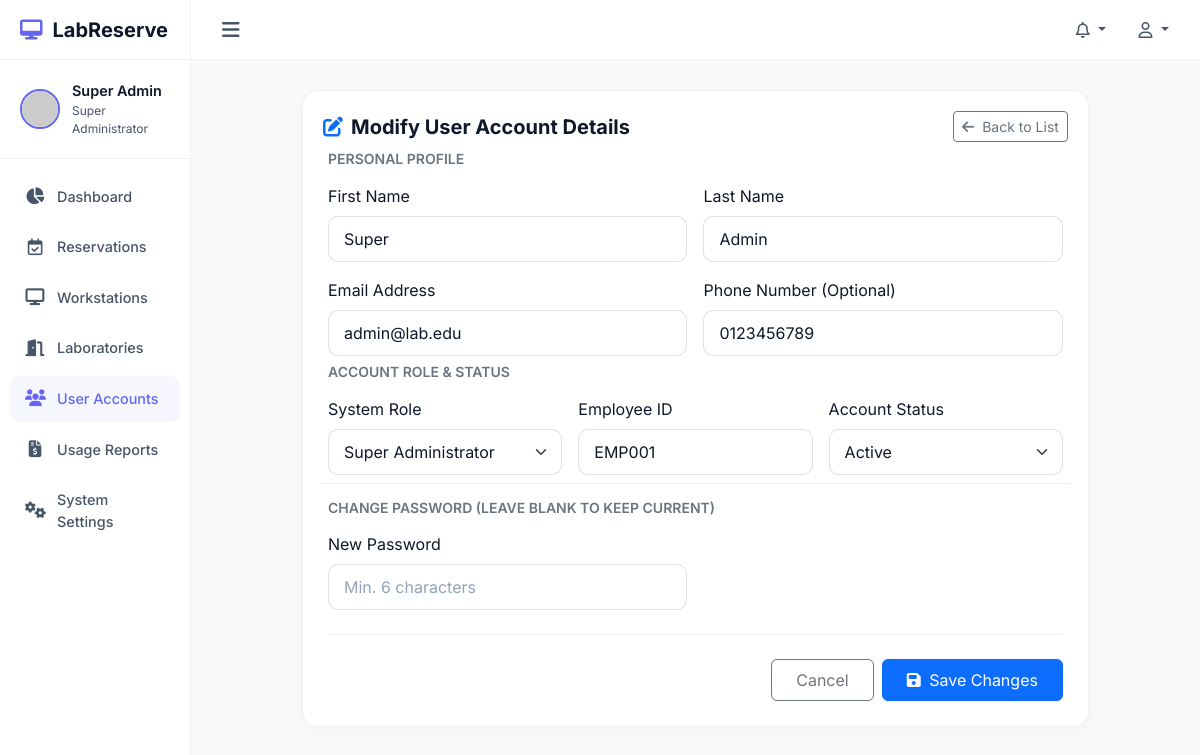
Page /users/edit/1 (signed in) on the committed database.
### tables this page shows
CREATE TABLE `users` (
    `id` INT AUTO_INCREMENT PRIMARY KEY,
    `student_id` VARCHAR(50) NULL UNIQUE,
    `employee_id` VARCHAR(50) NULL UNIQUE,
    `first_name` VARCHAR(100) NOT NULL,
    `last_name` VARCHAR(100) NOT NULL,
    `email` VARCHAR(150) NOT NULL UNIQUE,
    `phone_number` VARCHAR(20) NULL,
    `password_hash` VARCHAR(255) NOT NULL,
    `role_id` INT NOT NULL,
    `status` ENUM('active', 'inactive', 'suspended') DEFAULT 'active',
    `remember_token` VARCHAR(255) NULL,
    `reset_token` VARCHAR(255) NULL,
    `reset_token_expires_at` DATETIME NULL,
    `created_at` TIMESTAMP DEFAULT CURRENT_TIMESTAMP,
    `updated_at` TIMESTAMP DEFAULT CURRENT_TIMESTAMP ON UPDATE CURRENT_TIMESTAMP,
    FOREIGN KEY (`role_id`) REFERENCES `roles` (`id`),
    INDEX `idx_user_email` (`email`),
    INDEX `idx_user_role` (`role_id`)
);

CREATE TABLE `roles` (
    `id` INT AUTO_INCREMENT PRIMARY KEY,
    `name` VARCHAR(50) NOT NULL UNIQUE,
    `description` VARCHAR(255) NULL,
    `created_at` TIMESTAMP DEFAULT CURRENT_TIMESTAMP,
    `updated_at` TIMESTAMP DEFAULT CURRENT_TIMESTAMP ON UPDATE CURRENT_TIMESTAMP
);

### views/users/edit.php (the view, shortened to what the rows shown need)
<div class="row justify-content-center">
    <div class="col-lg-10">
        <div class="card mb-4">
            <div class="card-header border-0 pb-0">
                <h5 class="fw-bold m-0"><i class="fa-solid fa-pen-to-square text-primary me-2"></i>Modify User Account Details</h5>
                <a href="/users" class="btn btn-outline-secondary btn-sm"><i class="fa-solid fa-arrow-left me-1"></i> Back to List</a>
            </div>
            <div class="card-body">
                <?php $errors = session()->getFlash('errors', []); ?>
                <form action="/users/update/<?= $targetUser['id'] ?>" method="POST">
                    <div class="row g-3 mb-4">
                        <h6 class="text-secondary small text-uppercase fw-semibold m-0">Personal Profile</h6>
                        <div class="col-md-6">
                            <label for="first_name" class="form-label">First Name</label>
                            <input type="text" class="form-control <?= isset($errors['first_name']) ? 'is-invalid' : '' ?>" id="first_name" name="first_name" value="<?= esc($targetUser['first_name']) ?>" required>
                        </div>
                        <div class="col-md-6">
                            <label for="last_name" class="form-label">Last Name</label>
                            <input type="text" class="form-control <?= isset($errors['last_name']) ? 'is-invalid' : '' ?>" id="last_name" name="last_name" value="<?= esc($targetUser['last_name']) ?>" required>
                        </div>
                        <div class="col-md-6">
                            <label for="email" class="form-label">Email Address</label>
                            <input type="email" class="form-control <?= isset($errors['email']) ? 'is-invalid' : '' ?>" id="email" name="email" value="<?= esc($targetUser['email']) ?>" required>
                        </div>
                        <div class="col-md-6">
                            <label for="phone_number" class="form-label">Phone Number (Optional)</label>
                            <input type="text" class="form-control" id="phone_number" name="phone_number" value="<?= esc($targetUser['phone_number']) ?>">
                        </div>
                    </div>
                    <div class="row g-3 mb-4">
                        <h6 class="text-secondary small text-uppercase fw-semibold m-0">Account Role & Status</h6>
                        <div class="col-md-4">
                            <label for="role_id" class="form-label">System Role</label>
                            <select class="form-select <?= isset($errors['role_id']) ? 'is-invalid' : '' ?>" id="role_id" name="role_id" required>
                                <?php foreach ($roles as $r): ?>
                                    <option value="<?= $r['id'] ?>" <?= $targetUser['role_id'] == $r['id'] ? 'selected' : '' ?>><?= esc($r['name']) ?></option>
                                <?php endforeach; ?>
                            </select>
                        </div>
                        <div class="col-md-4" id="employee-id-wrapper" style="display: none;">
                            <label for="employee_id" class="form-label">Employee ID</label>
                            <input type="text" class="form-control <?= isset($errors['employee_id']) ? 'is-invalid' : '' ?>" id="employee_id" name="employee_id" value="<?= esc($targetUser['employee_id']) ?>">
                        </div>
                        <div class="col-md-4">
                            <label for="status" class="form-label">Account Status</label>
                            <select class="form-select" id="status" name="status">
                                <option value="active" <?= $targetUser['status'] === 'active' ? 'selected' : '' ?>>Active</option>
                            </select>
                        </div>
                    </div>
                    <div class="row g-3 mb-4 border-top border-secondary border-opacity-10 pt-3">
                        <h6 class="text-secondary small text-uppercase fw-semibold m-0">Change Password (Leave blank to keep current)</h6>
                        <div class="col-md-6">
                            <label for="password" class="form-label">New Password</label>
                            <input type="password" class="form-control" id="password" name="password" placeholder="Min. 6 characters">
                        </div>
                    </div>
                    <div class="d-flex justify-content-end gap-2 border-top border-secondary border-opacity-10 pt-4">
                        <a href="/users" class="btn btn-outline-secondary px-4 py-2">Cancel</a>
                        <button type="submit" class="btn btn-primary px-4 py-2"><i class="fa-solid fa-save me-1"></i> Save Changes</button>
                    </div>
                </form>
            </div>
        </div>
    </div>
</div>

### app/Core/Router.php (shortened to what the rows shown need)
<?php
class Router {
    protected array $routes = [];
    public function add(string $method, string $path, array|callable $handler, array $middlewares = []): void {
        $pattern = preg_replace('/\{[a-zA-Z0-9_]+\}/', '([^/]+)', $path);
        $pattern = '#^' . trim($pattern, '/') . '$#';
        $this->routes[] = [
            'method'      => strtoupper($method),
            'pattern'     => $pattern,
            'handler'     => $handler,
            'middlewares' => $middlewares,
            'original'    => $path
        ];
    }
    public function resolve(Request $request): void {
        $path = trim($request->getPath(), '/');
        $method = $request->getMethod();
        foreach ($this->routes as $route) {
            if ($route['method'] === $method && preg_match($route['pattern'], $path, $matches)) {
                array_shift($matches);
                $handler = $route['handler'];
                if (is_array($handler)) {
                    [$controllerClass, $action] = $handler;
                    if (class_exists($controllerClass)) {
                        $controller = new $controllerClass();
                        if (method_exists($controller, $action)) {
                            call_user_func_array([$controller, $action], array_merge([$request], $matches));
                            return;
                        }
                    }
                }
                return;
            }
        }
    }
}

### views/layouts/main.php (shortened to what the rows shown need)
<?php
$currentUser = auth();
$roleName = $currentUser['role_name'] ?? '';
?>
<!DOCTYPE html>
<html lang="en">
<head>
    <link href="https://cdn.jsdelivr.net/npm/bootstrap@5.3.0/dist/css/bootstrap.min.css" rel="stylesheet">
    <link href="https://cdnjs.cloudflare.com/ajax/libs/font-awesome/6.4.0/css/all.min.css" rel="stylesheet">
    <link href="https://cdn.datatables.net/1.13.4/css/dataTables.bootstrap5.min.css" rel="stylesheet">
    <link href="https://cdn.jsdelivr.net/npm/select2@4.1.0-rc.0/dist/css/select2.min.css" rel="stylesheet">
    <link href="https://cdn.jsdelivr.net/npm/fullcalendar@6.1.8/index.global.min.css" rel="stylesheet">
</head>
<body>
    <div id="wrapper">
        <aside id="sidebar">
            <a href="/dashboard" class="sidebar-brand">
                <i class="fa-solid fa-desktop"></i>
                <span>LabReserve</span>
            </a>
            <div class="sidebar-user">
                <img src="https://ui-avatars.com/api/?name=<?= urlencode($currentUser['first_name'] . ' ' . $currentUser['last_name']) ?>&background=6366f1&color=fff&bold=true" alt="Avatar">
                <div>
                    <div class="user-name"><?= esc($currentUser['first_name'] . ' ' . $currentUser['last_name']) ?></div>
                    <div class="user-role"><?= esc($roleName) ?></div>
                </div>
            </div>
            <ul class="sidebar-menu">
                <li class="sidebar-item" id="menu-dashboard">
                    <a href="/dashboard" class="sidebar-link">
                        <i class="fa-solid fa-chart-pie"></i>
                        <span>Dashboard</span>
                    </a>
                </li>
                <li class="sidebar-item" id="menu-reservations">
                    <a href="/reservations" class="sidebar-link">
                        <i class="fa-regular fa-calendar-check"></i>
                        <span>Reservations</span>
                    </a>
                </li>
                <?php if ($roleName === 'Super Administrator' || $roleName === 'Department Administrator' || $roleName === 'Staff'): ?>
                    <li class="sidebar-item" id="menu-computers">
                        <a href="/computers" class="sidebar-link">
                            <i class="fa-solid fa-display"></i>
                            <span>Workstations</span>
                        </a>
                    </li>
                    <li class="sidebar-item" id="menu-laboratories">
                        <a href="/laboratories" class="sidebar-link">
                            <i class="fa-solid fa-door-open"></i>
                            <span>Laboratories</span>
                        </a>
                    </li>
                    <li class="sidebar-item" id="menu-users">
                        <a href="/users" class="sidebar-link">
                            <i class="fa-solid fa-users"></i>
                            <span>User Accounts</span>
                        </a>
                    </li>
                    <li class="sidebar-item" id="menu-reports">
                        <a href="/reports" class="sidebar-link">
                            <i class="fa-solid fa-file-invoice-dollar"></i>
                            <span>Usage Reports</span>
                        </a>
                    </li>
                    <li class="sidebar-item" id="menu-settings">
                        <a href="/settings" class="sidebar-link">
                            <i class="fa-solid fa-gears"></i>
                            <span>System Settings</span>
                        </a>
                    </li>
                <?php endif; ?>
            </ul>
        </aside>
        <div id="content-wrapper">
            <header class="top-navbar">
                <button class="toggle-btn" id="sidebar-toggle">
                    <i class="fa-solid fa-bars"></i>
                </button>
                <div class="navbar-actions">
                    <div class="dropdown">
                        <button class="nav-dropdown-btn dropdown-toggle no-caret" data-bs-toggle="dropdown">
                            <i class="fa-regular fa-bell"></i>
                        </button>
                    </div>
                    <div class="dropdown">
                        <button class="nav-dropdown-btn dropdown-toggle no-caret" data-bs-toggle="dropdown">
                            <i class="fa-regular fa-user"></i>
                        </button>
                    </div>
                </div>
            </header>
            <main class="main-content">
                <?= $content ?>
            </main>
        </div>
    </div>
</body>
</html>

### rows in the picture
users: first_name+last_name "Super Admin", role.name "Super Administrator", first_name "Super", last_name "Admin", email "admin@lab.edu", phone_number "0123456789", role_id "Super Administrator", employee_id "EMP001", status "Active"
